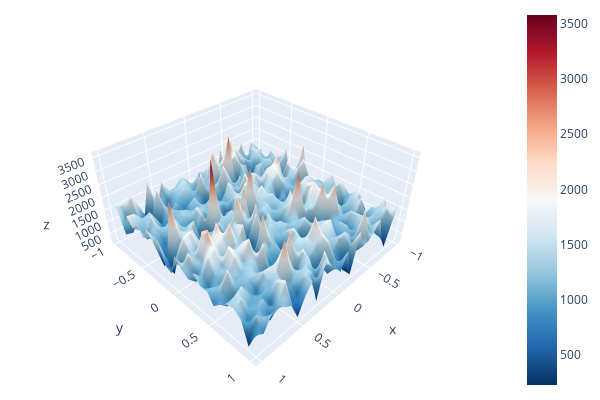

Notebook source saved alongside this figure:
### Code cell
import plotly.graph_objects as go

hovertemplate = "<b>Z %{z:.2f}</b> <br>X %{x:.2f}</br>Y %{y:.2f} <extra></extra>"
offsets = agent_wrapper.offsets
fig = go.Figure(
    data=[
        go.Surface(
            x=offsets,
            y=offsets,
            z=surface,
            colorscale="RdBu_r",
            hovertemplate=hovertemplate,
        )
    ]
)

fig.update_traces(
    hovertemplate=hovertemplate,
    hoverlabel=dict(
        bgcolor="rgba(255, 255, 255, 0.9)",  # white with 70% opacity
        font=dict(color="black"),  # optional: set text color
    ),
)
fig.update_layout(
    # title=dict(text="Reward Surface"),
    # autosize=True,
    width=600,
    height=400,
    margin=dict(l=5, r=5, b=5, t=5),
    scene=dict(
        aspectratio=dict(x=1, y=1, z=0.5),  # squeeze z axis
    ),
)


fig

### Figure 1 — Plotly figure (JSON) as saved in the notebook; plotly's stock layout.template omitted (floating-point values rounded to 4 significant figures; data arrays with more than 128 entries replaced by an {"elided": "..."} marker saying what was removed)
{"data": [{"colorscale": [[0, "rgb(5,48,97)"], [0.1, "rgb(33,102,172)"], [0.2, "rgb(67,147,195)"], [0.3, "rgb(146,197,222)"], [0.4, "rgb(209,229,240)"], [0.5, "rgb(247,247,247)"], [0.6, "rgb(253,219,199)"], [0.7, "rgb(244,165,130)"], [0.8, "rgb(214,96,77)"], [0.9, "rgb(178,24,43)"], [1, "rgb(103,0,31)"]], "hoverlabel": {"bgcolor": "rgba(255, 255, 255, 0.9)", "font": {"color": "black"}}, "hovertemplate": "<b>Z %{z:.2f}</b> <br>X %{x:.2f}</br>Y %{y:.2f} <extra></extra>", "type": "surface", "x": [-1.0, -0.9167, -0.8333, -0.75, -0.6667, -0.5833, -0.5, -0.4167, -0.3333, -0.25, -0.1667, -0.08333, 0.0, 0.08333, 0.1667, 0.25, 0.3333, 0.4167, 0.5, 0.5833, 0.6667, 0.75, 0.8333, 0.9167, 1.0], "y": [-1.0, -0.9167, -0.8333, -0.75, -0.6667, -0.5833, -0.5, -0.4167, -0.3333, -0.25, -0.1667, -0.08333, 0.0, 0.08333, 0.1667, 0.25, 0.3333, 0.4167, 0.5, 0.5833, 0.6667, 0.75, 0.8333, 0.9167, 1.0], "z": {"elided": "25x25 float values"}}], "layout": {"height": 400, "margin": {"b": 5, "l": 5, "r": 5, "t": 5}, "scene": {"aspectratio": {"x": 1, "y": 1, "z": 0.5}}, "width": 600}}
